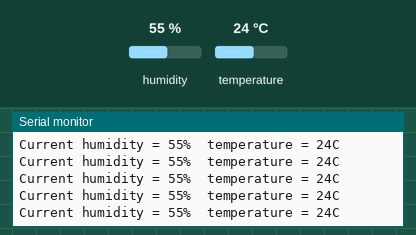
Bench run of a sketch on a simulated Arduino Uno, built with avr-gcc and run on an emulated ATmega328P. Shown: the last lines printed to the serial monitor. The test bench sets the inputs (shaded band); at power-on: humidity 55 %, temperature 24 °C.

Above: at 2.7 s.
2.8 s: humidity set to 22 %
At 2.9 s:
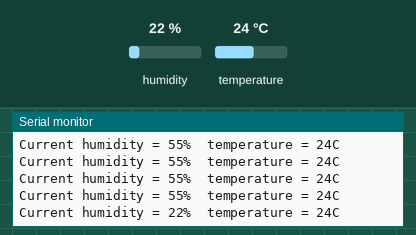
5.8 s: temperature set to 12 °C
At 5.8 s:
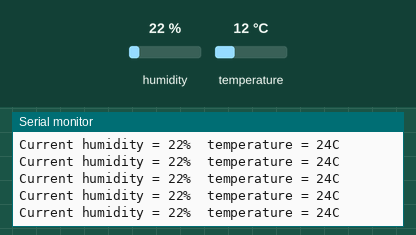
8.8 s: humidity set to 40 %
At 8.8 s:
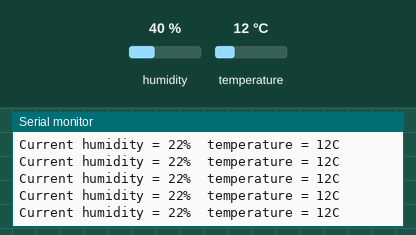
Timing chart, 0 to 11.8 s (numbered marks = the images above; inputs shaded):
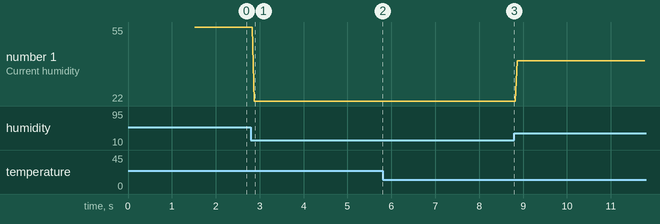

The sketch:

Dht111_test.ino
```cpp
#include <dht11.h>
#define dht_apin A0 // Analog Pin sensor is connected to

dht11 DHT11;

void setup(){

  Serial.begin(9600);
  delay(500);//Delay to let system boot
  Serial.println("DHT11 Humidity & temperature Sensor\n\n");
  delay(1000);//Wait before accessing Sensor

}//end "setup()"

void loop(){
  //Start of Program

    DHT11.read(dht_apin);

    Serial.print("Current humidity = ");
    Serial.print(DHT11.humidity);
    Serial.print("%  ");
    Serial.print("temperature = ");
    Serial.print(DHT11.temperature);
    Serial.println("C  ");

    //delay(5000);//Wait 5 seconds before accessing sensor again.

  //Fastest should be once every two seconds.

}// end loop()
```

Measured:
- after the input at 2.8 s, the serial monitor: prints a new line after 0.08 s (image 1)
- plotted number 1: 55 → 22 after the input at 2.8 s, 22 → 40 after the input at 8.8 s
